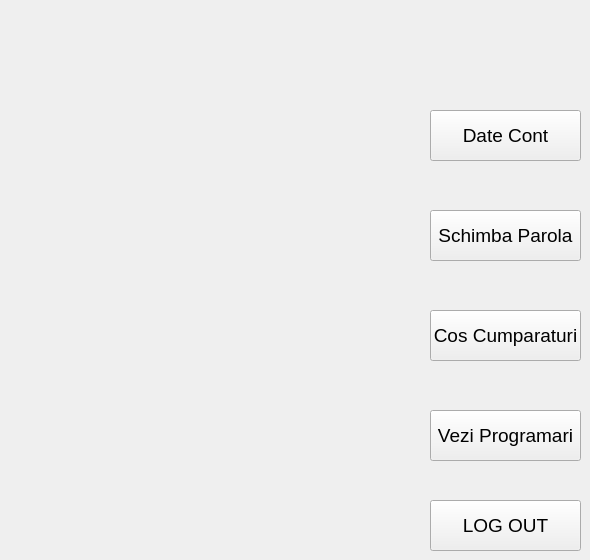
   <widget class="QWidget" name="pageAccount">
    <widget class="QPushButton" name="btnAccountDateCont">
     <property name="geometry">
      <rect>
       <x>430</x>
       <y>110</y>
       <width>151</width>
       <height>51</height>
      </rect>
     </property>
     <property name="font">
      <font>
       <pointsize>14</pointsize>
      </font>
     </property>
     <property name="text">
      <string>Date Cont</string>
     </property>
    </widget>
    <widget class="QPushButton" name="btnAccountSchimbaParola">
     <property name="geometry">
      <rect>
       <x>430</x>
       <y>210</y>
       <width>151</width>
       <height>51</height>
      </rect>
     </property>
     <property name="font">
      <font>
       <pointsize>14</pointsize>
      </font>
     </property>
     <property name="text">
      <string>Schimba Parola</string>
     </property>
    </widget>
    <widget class="QPushButton" name="btnAccountCosCumparaturi">
     <property name="geometry">
      <rect>
       <x>430</x>
       <y>310</y>
       <width>151</width>
       <height>51</height>
      </rect>
     </property>
     <property name="font">
      <font>
       <pointsize>14</pointsize>
      </font>
     </property>
     <property name="text">
      <string>Cos Cumparaturi</string>
     </property>
    </widget>
    <widget class="QPushButton" name="btnAccountVeziProgramari">
     <property name="geometry">
      <rect>
       <x>430</x>
       <y>410</y>
       <width>151</width>
       <height>51</height>
      </rect>
     </property>
     <property name="font">
      <font>
       <pointsize>14</pointsize>
      </font>
     </property>
     <property name="text">
      <string>Vezi Programari</string>
     </property>
    </widget>
    <widget class="QPushButton" name="btnAccountLogOut">
     <property name="geometry">
      <rect>
       <x>430</x>
       <y>500</y>
       <width>151</width>
       <height>51</height>
      </rect>
     </property>
     <property name="font">
      <font>
       <pointsize>14</pointsize>
      </font>
     </property>
     <property name="text">
      <string>LOG OUT</string>
     </property>
    </widget>
   </widget>
